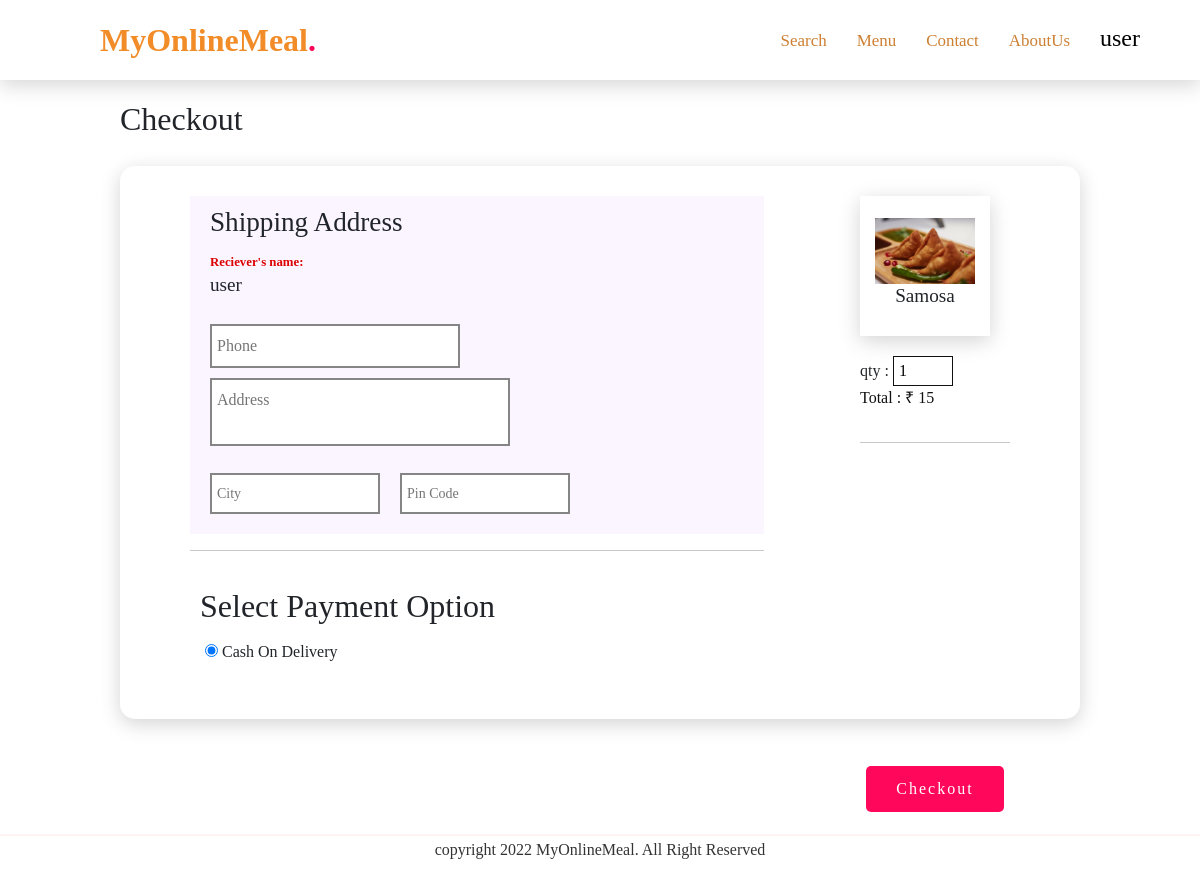
Page /billing.php?id=27 (signed in) on the committed database.
### tables this page shows
CREATE TABLE `food` (
  `food_id` int(11) NOT NULL,
  `food_name` varchar(30) NOT NULL,
  `food_desc` text NOT NULL,
  `category` varchar(255) NOT NULL,
  `food_type` varchar(256) NOT NULL,
  `food_price` int(11) NOT NULL,
  `food_img` varchar(255) NOT NULL
);

### billing.php (the view, shortened to what this page needs)
<?php
  include 'partials/_dbconnect.php';
  if(isset($_GET['id'])){
  $foodid= $_GET['id'];
  $result = mysqli_query($conn, "select * from food where food_id = '$foodid'");
  $row = mysqli_fetch_assoc($result);
}
$acHolder=$_SESSION['user_name'];
?>
<!DOCTYPE html>
<html lang="en">
<head>
    <?php  include('css.php'); ?>
    <link rel="stylesheet" href="./css/headercolors.css">
</head>
<body>
  <?php  include 'partials/_nav.php'; ?>
<section class="pers-inf-sec">
  <div class="heading-txt">
    <h2>Checkout</h2>
  </div>
  <div class="b-cont-wrapper">
    <div class="left-sid">
      <div class="personal-info">
        <h2>Shipping Address</h2>
        <form id="form" action="purchase.php"
          method="post">
          <div class="addr-flex">
            <div class="inp-wr">
              <span>Reciever's name:</span><br>
              <div class="receiverName">
                <h3>
                  <?php echo $acHolder; ?>
                </h3>
              </div>
            </div>
          </div>
          <div class="inp-wr">
            <input type="text" name="phone" id="phone" class="phone" max="10" placeholder="Phone">
          </div>
          <div class="inp-wr">
            <textarea name="address" id="addr" cols="40" rows="2" placeholder="Address" style="resize:none;"></textarea>
          </div>
          <div class="addr-flex">
            <div class="inp-wr">
              <input type="text" name="city" id="city" class="small" placeholder="City">
            </div>
            <div class="inp-wr">
              <input type="text" name="pinCode" id="pinCode" class="small" placeholder="Pin Code">
            </div>
          </div>
      </div>
      <hr>
      <div class="payment-info">
        <h2>Select Payment Option</h2>
        <div class="options-wrapper">
          <div class="option">
            <input type="radio" name="payOp" id="cod-op" value="cod" checked > <span> Cash On
              Delivery</span>
          </div>
        </div>
      </div>
    </div>
    <div class="right-sid">
      <div class="prod-box">
        <div class="prod-img-bx">
          <img src="foodimg/<?php echo $row['food_img'] ?>">
        </div>
        <div class="prod-txt-wrapper">
          <div class="text txt1">
            <h3>
              <?php echo $row['food_name'] ?>
            </h3>
          </div>
        </div>
      </div>
      <div class="qty-wr">
        <div class="qty">
          <span>qty : </span>
          <input type="number" id="qty" name="qty" value="1" max="5" min="1" oninput="showHint(this.value)"
            onkeyup="showHint(this.value)">
        </div>
        <p>Total : ₹ <span id="txtHint"></span></p>
        <hr>
      </div>
      <div class="checkout-btn">
        <input type="submit" class="checkout" name="checkout" id="checkout" value="Checkout">
      </div>
    </div>
  </div>
</section>
<?php
include 'footer.php';
?>
</body>
</html>

### css/style.css (style rules this page uses)
* { margin: 0; padding: 0; box-sizing: border-box; font-family: Poppins, sans-serif; scroll-behavior: smooth; }
body { min-height: 100vh; }
p { font-weight: 300; color: #111; }
section { padding: 20px; }
h3 { font-size: 1.2rem!important; }

### css/style2.css (style rules this page uses)
* { margin: 0; padding: 0; box-sizing: border-box; font-family: Poppins, sans-serif; }
::placeholder { font-weight: 500; }
.pers-inf-sec { margin-top: 80px; display: flex; flex-direction: column; align-items: center; }
.pers-inf-sec .heading-txt { width: 60rem; margin-bottom: 20px; }
.pers-inf-sec .heading-txt h2 { font-size: 2em; font-weight: 400; }
.b-cont-wrapper { display: flex; width: 60rem; background: #fff; border-radius: 15px; box-shadow: 0 5px 20px rgba(0, 0, 0, 0.171); justify-content: space-between; padding: 30px 70px; }
.prod-box { width: 130px; height: 140px; padding: 7px; margin-bottom: 20px; display: flex; flex-direction: column; justify-content: center; align-items: center; box-shadow: 0 5px 20px rgba(0, 0, 0, 0.171); }
.prod-box .prod-img-bx img { width: 100px; }
.prod-box .prod-txt-wrapper { width: 100%; }
.prod-box .prod-txt-wrapper .text { font-size: 0.8em; text-align: center; }
.qty-wr span, .qty-wr p { font-weight: 400; }
.qty-wr { width: 150px; display: flex; flex-direction: column; justify-content: space-between; height: 70px; }
.qty-wr .qty input { width: 60px; padding: 2px 5px; outline: none; border: 1px solid #111; }
.b-cont-wrapper .left-sid { width: 70%; }
.personal-info { background-color: #8c00ff0a; padding: 10px; }
.personal-info .addr-flex { display: flex; }
.addr-flex .inp-wr span { font-size: 0.8em; color: #dc0000; font-weight: 600; }
.addr-flex .inp-wr h3 { font-weight: 500; font-size: 1.2em; }
.personal-info h2 { margin: 0px 10px; font-weight: 500; font-size: 1.7em; }
.personal-info .inp-wr { margin: 10px; }
.personal-info input[type="text"], .personal-info textarea { width: 250px; padding: 8px 5px; border: 2px solid rgba(0, 0, 0, 0.479); outline: none; }
.personal-info .addr-flex .small { width: 170px; }
.personal-info textarea { width: 300px; }
.payment-info { margin: 15px 0; padding: 5px 10px; }
.options-wrapper .option span { font-weight: 500; }
.options-wrapper .option { margin: 5px; }
.payment-info h2 { margin: 15px 0; font-weight: 500; }
.checkout-btn { width: 100%; display: flex; justify-content: center; align-items: center; }
.b-cont-wrapper input[type="submit"] { position: fixed; bottom: 68px; border: none; border-radius: 5px; outline: none; padding: 11px 30px; background-color: #ff075a; color: #fff; font-size: 1em; letter-spacing: 2px; transition: 0.5s; }

### css/dropdown.css (style rules this page uses)
* { font-family: Poppins; margin: 0; padding: 0; }

### rows in the picture
food: food_img (picture), food_name "Samosa"

### other values in the picture
$user_name "user"
$acHolder "user"
